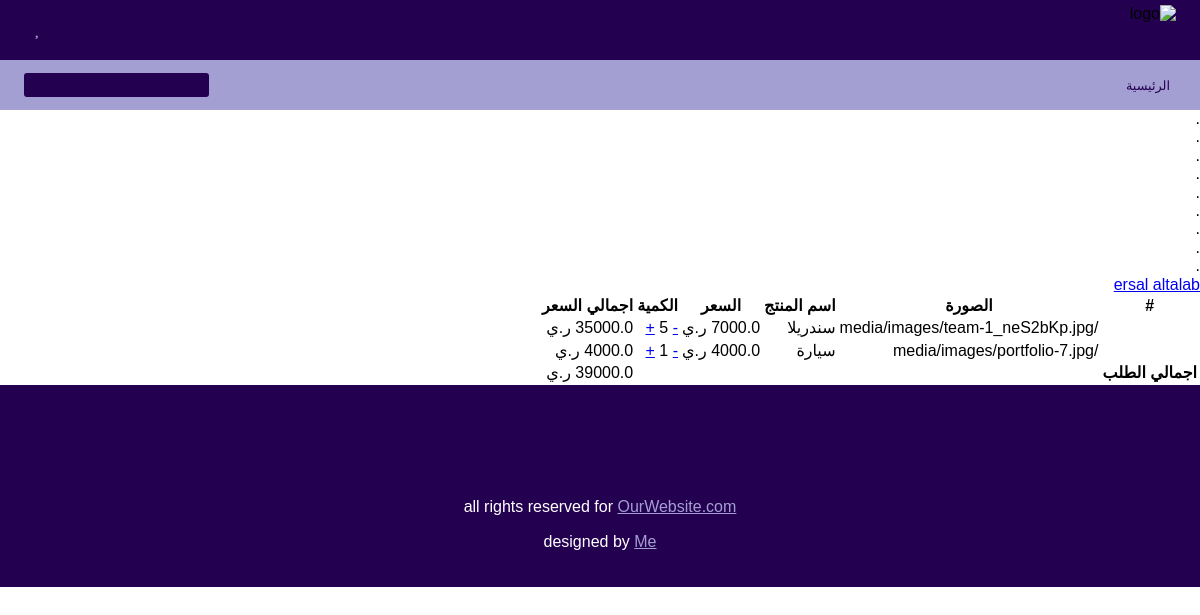
The page /orderlist (signed in) on the database its author committed.
### core/models.py (models this page shows, shortened)
class OrderItem(models.Model):
    user= models.ForeignKey(User, on_delete=models.CASCADE, null=False , blank=False)
    ordered= models.BooleanField(default=False)
    product= models.ForeignKey(Product, on_delete=models.CASCADE)
    quantity= models.IntegerField(default=1)
    def item_total_price(self):
        return self.quantity * self.product.price
    def final_price(self):
        return self.item_total_price()

class Product(models.Model):
    name= models.CharField(max_length=300,verbose_name='اسم المنتج')
    category= models.ForeignKey('Category', on_delete=models.CASCADE, verbose_name='اسم الفئة')
    description=models.TextField(verbose_name='التفاصيل')
    price=models.FloatField(default=0.0,verbose_name='السعر')
    count=models.IntegerField(default=0,verbose_name='الكمية')
    image=models.ImageField(upload_to='images/',verbose_name='صورة العرض',null= True)

### core/views.py (the view)
# urls.py: path('orderlist', views.orderlist, name='orderlist'),
def orderlist(request):
    if Order.objects.filter(user=request.user, ordered=False).exists():
        order = Order.objects.get(user=request.user, ordered=False)
        return render(request, "core/orderlist.html", {"order": order})
    return render(request, "core/orderlist.html", {"message": "Your Cart is Empty"})

### core/models.py (called while the page is built)
    def total_price(self):
        total=0
        for order_item in self.items.all():
            total += order_item.final_price()
        return total

### templates/core/orderlist.html
{% extends 'core/hf.html'%}
{%load static%}
{% block orderlist%}
<div>.</div>
<div>.</div>
<div>.</div>
<div>.</div>
<div>.</div>
<div>.</div>
<div>.</div>
<div>.</div>
<div>.</div>
<table class="table">
    <thead>
      <tr>
        <th scope="col">#</th>
        <th scope="col">الصورة</th>
        <th scope="col">اسم المنتج</th>
        <th scope="col">السعر</th>
        <th scope="col">الكمية</th>
        <th scope="col">اجمالي السعر</th>
      </tr>
    </thead>
    <tbody>
        {% for order_item in order.items.all %}
      <tr>
        <th scope="row"></th>
        <td>{{order_item.product.image.url}}</td>
        <td>{{order_item.product.name}}</td>
        <td>{{order_item.product.price}} ر.ي</td>
        <td> <a href="{% url 'remove_item' order_item.product.pk%}">-</a>  {{order_item.quantity}}  <a href="{% url 'add_item' order_item.product.pk%}">+</a></td>
        <td>{{order_item.item_total_price}} ر.ي</td>
      </tr>
      {% empty %}
        <tr>
            <td>Your cart is empty</td>
            <td><a href="{% url 'index' %}">continue shopping</a>
            </td>
        </tr>
      {%endfor%}
        {%if order.total_price%}
            <tr>
                <th>اجمالي الطلب</th>
                <td></td>
                <td></td>
                <td></td>
                <td></td>
                <td>{{order.total_price}} ر.ي</td>
            </tr>
            {%endif%}
          </tbody>
        <a href="{% url 'checkout' %}"> ersal altalab</a>
  </table>
{% endblock orderlist%}

### static/css/style.css (style rules this page uses)
html { overflow-X: hidden; direction: rtl; }
body { margin: 0; padding: 0; --main: #a49fd3; --main_bg: #240050; font-family: 'Cairo', sans-serif; }

### rows shown on the page
OrderItem: product.image "/media/images/team-1_neS2bKp.jpg", product.name "سندريلا", quantity "5"
OrderItem: product.image "/media/images/portfolio-7.jpg", product.name "سيارة", product.price "4000.0", quantity "1", item_total_price "4000.0"
